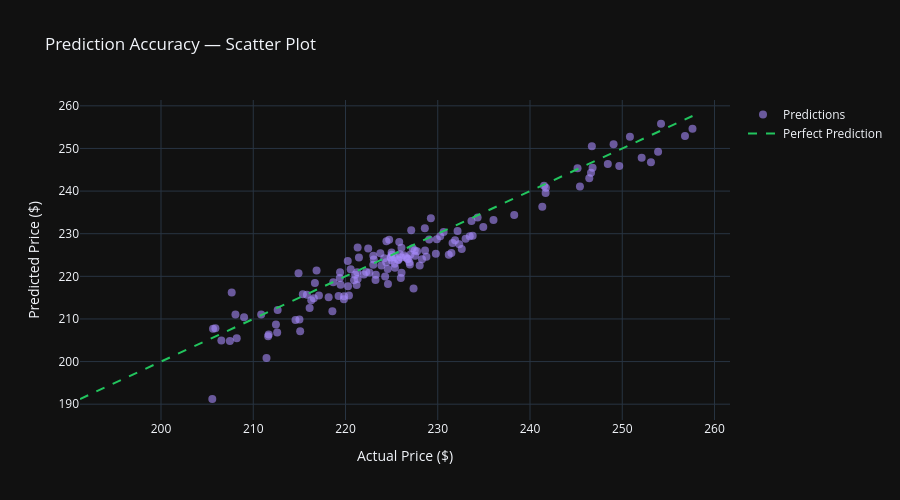

Source (notebook cell):
### Code cell
# ============================================
# STEP 10B: Scatter plot — Actual vs Predicted
# ============================================
fig = go.Figure()
fig.add_trace(go.Scatter(x=y_test, y=best_preds, mode='markers',
                         marker=dict(color='#a78bfa', size=8, opacity=0.6),
                         name='Predictions'))
mn = min(y_test.min(), best_preds.min())
mx = max(y_test.max(), best_preds.max())
fig.add_trace(go.Scatter(x=[mn,mx], y=[mn,mx], mode='lines',
                         name='Perfect Prediction', line=dict(color='#22c55e', dash='dash')))
fig.update_layout(title='Prediction Accuracy — Scatter Plot',
                  xaxis_title='Actual Price ($)', yaxis_title='Predicted Price ($)',
                  template='plotly_dark', height=500)
fig.show()

### Figure 1 — Plotly figure (JSON) as saved in the notebook; plotly's stock layout.template omitted (floating-point values rounded to 4 significant figures; data arrays with more than 128 entries replaced by an {"elided": "..."} marker saying what was removed)
{"data": [{"marker": {"color": "#a78bfa", "opacity": 0.6, "size": 8}, "mode": "markers", "name": "Predictions", "type": "scatter", "x": {"elided": "141 float values"}, "y": {"elided": "141 float values"}}, {"line": {"color": "#22c55e", "dash": "dash"}, "mode": "lines", "name": "Perfect Prediction", "type": "scatter", "x": [191.2, 257.6], "y": [191.2, 257.6]}], "layout": {"height": 500, "title": {"text": "Prediction Accuracy — Scatter Plot"}, "xaxis": {"title": {"text": "Actual Price ($)"}}, "yaxis": {"title": {"text": "Predicted Price ($)"}}}}
